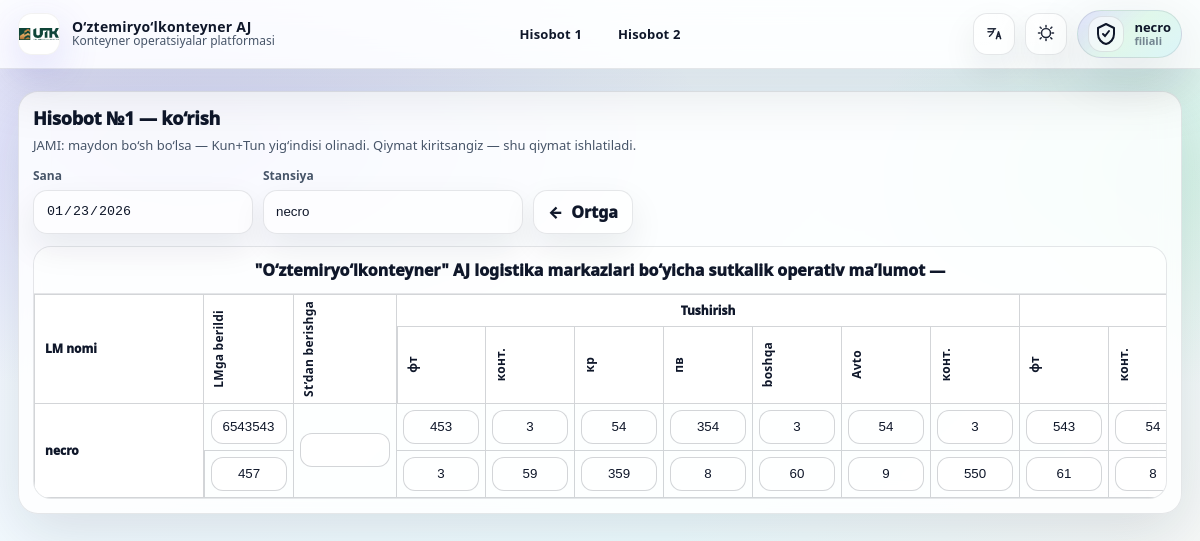
The app's page /station/table-1/view/2026-01-23/ (signed in), older data.
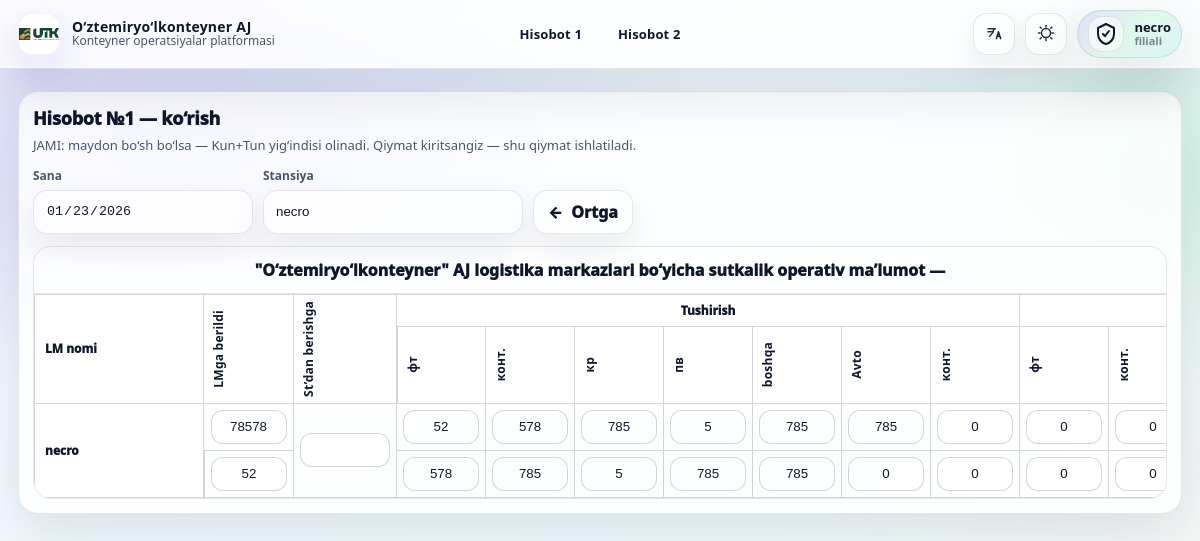
The same page, newer data.
### reports/models.py (models this page shows, shortened)
class StationDailyTable1(models.Model):
    station_user = models.ForeignKey(User, on_delete=models.CASCADE, related_name='daily_table1')
    date = models.DateField()
    shift = models.CharField(max_length=10, choices=SHIFT_CHOICES)
    data = models.JSONField(default=dict)
    submitted_at = models.DateTimeField(auto_now=True)
    class Meta:
        unique_together = ('station_user', 'date', 'shift')

### reports/views.py (the view)
# urls.py: path('station/table-1/view/<str:date_str>/', station_table_1_view, name='station_table_1_view'),
@login_required
def station_table_1_view(request, date_str):
    if request.user.is_staff or request.user.is_superuser:
        return redirect("admin_table1_reports")
    d = _parse_date(date_str)
    day_obj = StationDailyTable1.objects.filter(station_user=request.user, date=d, shift="day").first()
    night_obj = StationDailyTable1.objects.filter(station_user=request.user, date=d, shift="night").first()
    total_obj = StationDailyTable1.objects.filter(station_user=request.user, date=d, shift="total").first()
    if total_obj is None:
        return redirect("station_table_1_edit", date_str=date_str)
    common_k = ""
    if total_obj.data:
        common_k = total_obj.data.get("k_podache_so_st", "") or ""
    return render(request, "station_table_1_create.html", {
        "date": d,
        "day_obj": day_obj,
        "night_obj": night_obj,
        "total_obj": total_obj,
        "common_k": common_k,
        "station_name": request.user.username,
        "mode": "view",
        "TABLE1_FIELDS": TABLE1_FIELDS,
        "is_new": False,
    })

### reports/templatetags/report_extras.py (called while the page is built)
@register.filter
def data_val(obj, key):
    if not obj or not getattr(obj, 'data', None):
        return ''
    val = obj.data.get(key, '')
    return '' if val is None else val

### reports/views.py (called while the page is built)
def _parse_date(date_str: str) -> dt_date:
    return datetime.strptime(date_str, "%Y-%m-%d").date()

### templates/station_table_1_create.html (shortened to what the changed rows need)
{% extends "base.html" %}
{% load report_extras %}
{% block content %}
<div class="t1-card">
  <h2 class="t1-title">
    <span data-i18n="t1_title">Таблица №1 —</span>
    {% if mode == "view" %}
      <span data-i18n="t1_mode_view">просмотр</span>
    {% else %}
      {% if is_new %}
        <span data-i18n="t1_mode_create">создание</span>
      {% else %}
        <span data-i18n="t1_mode_edit">редактирование</span>
      {% endif %}
    {% endif %}
  </h2>
  <form method="post">
    <div class="xwrap">
      <div class="xscroll">
        <table class="xtable" id="t1">
          <colgroup>
          </colgroup>
          <thead>
            <tr>
              <th rowspan="2" class="xname" data-i18n="t1_col_name">Наименование ЛЦ</th>
              <th rowspan="2"><div class="vtxt" data-i18n="t1_col_podano">Подано на ЛЦ</div></th>
              <th rowspan="2"><div class="vtxt" data-i18n="t1_col_kpod">к подаче со ст</div></th>
              <th colspan="7" class="g-green" data-i18n="t1_blk_vygr">Выгрузка</th>
              <th colspan="7" class="g-green" data-i18n="t1_blk_pod_vygr">Под выгрузкой</th>
            </tr>
            <tr>
              <th class="g-green"><div class="vtxt">фт</div></th>
              <th class="g-green"><div class="vtxt">конт.</div></th>
              <th class="g-green"><div class="vtxt">кр</div></th>
              <th class="g-green"><div class="vtxt">пв</div></th>
              <th class="g-green"><div class="vtxt" data-i18n="t1_misc">прочее</div></th>
              <th class="g-green"><div class="vtxt" data-i18n="t1_auto">Авто</div></th>
              <th class="g-green"><div class="vtxt">конт.</div></th>
              <th class="g-green"><div class="vtxt">фт</div></th>
              <th class="g-green"><div class="vtxt">конт.</div></th>
            </tr>
          </thead>
          <tbody>
            <tr data-row="day">
              <td class="xinput">
                <input {% if mode == "view" %}disabled{% endif %} name="day__podano_lc"
                       value="{{ day_obj|data_val:'podano_lc' }}" data-key="podano_lc" inputmode="numeric">
              </td>
              <td class="xinput g-green"><input {% if mode == "view" %}disabled{% endif %} name="day__vygr_ft" value="{{ day_obj|data_val:'vygr_ft' }}" data-key="vygr_ft" inputmode="numeric"></td>
              <td class="xinput g-green"><input {% if mode == "view" %}disabled{% endif %} name="day__vygr_cont" value="{{ day_obj|data_val:'vygr_cont' }}" data-key="vygr_cont" inputmode="numeric"></td>
              <td class="xinput g-green"><input {% if mode == "view" %}disabled{% endif %} name="day__vygr_kr" value="{{ day_obj|data_val:'vygr_kr' }}" data-key="vygr_kr" inputmode="numeric"></td>
              <td class="xinput g-green"><input {% if mode == "view" %}disabled{% endif %} name="day__vygr_pv" value="{{ day_obj|data_val:'vygr_pv' }}" data-key="vygr_pv" inputmode="numeric"></td>
              <td class="xinput g-green"><input {% if mode == "view" %}disabled{% endif %} name="day__vygr_proch" value="{{ day_obj|data_val:'vygr_proch' }}" data-key="vygr_proch" inputmode="numeric"></td>
              <td class="xinput g-green"><input {% if mode == "view" %}disabled{% endif %} name="day__vygr_itogo" value="{{ day_obj|data_val:'vygr_itogo' }}" data-key="vygr_itogo" inputmode="numeric"></td>
              <td class="xinput g-green"><input {% if mode == "view" %}disabled{% endif %} name="day__vygr_itogo_kon" value="{{ day_obj|data_val:'vygr_itogo_kon' }}" data-key="vygr_itogo_kon" inputmode="numeric"></td>
              <td class="xinput g-green"><input {% if mode == "view" %}disabled{% endif %} name="day__pod_vygr_ft" value="{{ day_obj|data_val:'pod_vygr_ft' }}" data-key="pod_vygr_ft" inputmode="numeric"></td>
              <td class="xinput g-green"><input {% if mode == "view" %}disabled{% endif %} name="day__pod_vygr_cont" value="{{ day_obj|data_val:'pod_vygr_cont' }}" data-key="pod_vygr_cont" inputmode="numeric"></td>
          </tr>
              <td class="xinput g-green"><input {% if mode == "view" %}disabled{% endif %} name="total__vygr_ft" value="{{ total_obj|data_val:'vygr_ft' }}" data-total-key="vygr_ft" placeholder="" inputmode="numeric"></td>
              <td class="xinput g-green"><input {% if mode == "view" %}disabled{% endif %} name="total__vygr_cont" value="{{ total_obj|data_val:'vygr_cont' }}" data-total-key="vygr_cont" placeholder="" inputmode="numeric"></td>
              <td class="xinput g-green"><input {% if mode == "view" %}disabled{% endif %} name="total__vygr_kr" value="{{ total_obj|data_val:'vygr_kr' }}" data-total-key="vygr_kr" placeholder="" inputmode="numeric"></td>
              <td class="xinput g-green"><input {% if mode == "view" %}disabled{% endif %} name="total__vygr_pv" value="{{ total_obj|data_val:'vygr_pv' }}" data-total-key="vygr_pv" placeholder="" inputmode="numeric"></td>
              <td class="xinput g-green"><input {% if mode == "view" %}disabled{% endif %} name="total__vygr_proch" value="{{ total_obj|data_val:'vygr_proch' }}" data-total-key="vygr_proch" placeholder="" inputmode="numeric"></td>
              <td class="xinput g-green"><input {% if mode == "view" %}disabled{% endif %} name="total__vygr_itogo" value="{{ total_obj|data_val:'vygr_itogo' }}" data-total-key="vygr_itogo" placeholder="" inputmode="numeric"></td>
              <td class="xinput g-green"><input {% if mode == "view" %}disabled{% endif %} name="total__vygr_itogo_kon" value="{{ total_obj|data_val:'vygr_itogo_kon' }}" data-total-key="vygr_itogo_kon" placeholder="" inputmode="numeric"></td>
              <td class="xinput g-green"><input {% if mode == "view" %}disabled{% endif %} name="total__pod_vygr_ft" value="{{ total_obj|data_val:'pod_vygr_ft' }}" data-total-key="pod_vygr_ft" placeholder="" inputmode="numeric"></td>
              <td class="xinput g-green"><input {% if mode == "view" %}disabled{% endif %} name="total__pod_vygr_cont" value="{{ total_obj|data_val:'pod_vygr_cont' }}" data-total-key="pod_vygr_cont" placeholder="" inputmode="numeric"></td>
              <td class="xinput g-green"><input {% if mode == "view" %}disabled{% endif %} name="total__pod_vygr_kr" value="{{ total_obj|data_val:'pod_vygr_kr' }}" data-total-key="pod_vygr_kr" placeholder="" inputmode="numeric"></td>
          </tbody>
        </table>
      </div>
    </div>
  </form>
</div>
{% endblock %}

Row changes from the older to the newer data that the page shows:
removed StationDailyTable1: day__podano_lc "6543543", day__vygr_ft "453", day__vygr_cont "3", day__vygr_kr "54", day__vygr_pv "354", day__vygr_proch "3", day__vygr_itogo "54", day__vygr_itogo_kon "3", day__pod_vygr_ft "543", day__pod_vygr_cont "54"
removed StationDailyTable1: total__vygr_ft "457", total__vygr_cont "3", total__vygr_kr "59", total__vygr_pv "359", total__vygr_proch "8", total__vygr_itogo "60", total__vygr_itogo_kon "9", total__pod_vygr_ft "550", total__pod_vygr_cont "61", total__pod_vygr_kr "8"
added StationDailyTable1: day__podano_lc "78578", day__vygr_ft "52", day__vygr_cont "578", day__vygr_kr "785", day__vygr_pv "5", day__vygr_proch "785", day__vygr_itogo "785", day__vygr_itogo_kon "0", day__pod_vygr_ft "0", day__pod_vygr_cont "0"
added StationDailyTable1: total__vygr_ft "52", total__vygr_cont "578", total__vygr_kr "785", total__vygr_pv "5", total__vygr_proch "785", total__vygr_itogo "785", total__vygr_itogo_kon "0", total__pod_vygr_ft "0", total__pod_vygr_cont "0", total__pod_vygr_kr "0"
